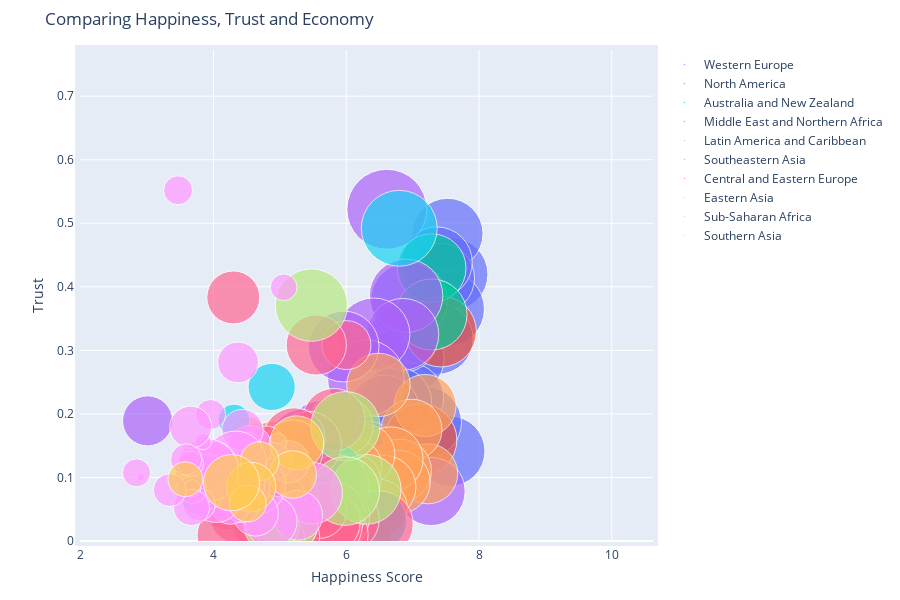

This figure's notebook cell:
### Markdown cell above
The bubble chart describes the relationships between happiness, generosity and economy (size of the bubble). Happiness score is directly proportional to the economy, however when the economy score is high, the generosity variable is not as proportional.

### Code cell
graph = bubbleplot(dataset = df_happiness_index, x_column = 'Happiness Score', y_column = 'Trust (Government Corruption)', 
    bubble_column = 'Country', size_column = 'Economy (GDP per Capita)', color_column = 'Region', 
    x_title = "Happiness Score", y_title = "Trust", title = 'Comparing Happiness, Trust and Economy ',
    x_logscale = False, scale_bubble = 1, height = 600)

py.iplot(graph, config={'scrollzoom': True})

### Figure 1 — Plotly figure (JSON) as saved in the notebook; plotly's stock layout.template omitted (floating-point values rounded to 4 significant figures)
{"data": [{"marker": {"size": [1.397, 1.302, 1.325, 1.459, 1.29, 1.329, 1.332, 1.337, 1.564, 1.336, 1.308, 1.266, 1.328, 1.278, 1.23, 1.207, 1.251, 1.208, 1.208, 1.16, 1.154], "sizemode": "area", "sizeref": 0.0005283}, "mode": "markers", "name": "Western Europe", "text": ["Switzerland", "Iceland", "Denmark", "Norway", "Finland", "Netherlands", "Sweden", "Austria", "Luxembourg", "Ireland", "Belgium", "United Kingdom", "Germany", "France", "Spain", "Malta", "Italy", "North Cyprus", "Cyprus", "Portugal", "Greece"], "type": "scatter", "x": [7.587, 7.561, 7.527, 7.522, 7.406, 7.378, 7.364, 7.2, 6.946, 6.94, 6.937, 6.867, 6.75, 6.575, 6.329, 6.302, 5.948, 5.695, 5.689, 5.102, 4.857], "y": [0.4198, 0.1414, 0.4836, 0.365, 0.4137, 0.3181, 0.4384, 0.1868, 0.378, 0.287, 0.2254, 0.3207, 0.2184, 0.2065, 0.06398, 0.1359, 0.02901, 0.1428, 0.06146, 0.01078, 0.01397]}, {"marker": {"size": [1.326, 1.395], "sizemode": "area", "sizeref": 0.0005283}, "mode": "markers", "name": "North America", "text": ["Canada", "United States"], "type": "scatter", "x": [7.427, 7.119], "y": [0.3296, 0.1589]}, {"marker": {"size": [1.25, 1.334], "sizemode": "area", "sizeref": 0.0005283}, "mode": "markers", "name": "Australia and New Zealand", "text": ["New Zealand", "Australia"], "type": "scatter", "x": [7.286, 7.284], "y": [0.4292, 0.3564]}, {"marker": {"size": [1.229, 1.427, 1.36, 1.69, 1.395, 1.554, 1.324, 1.131, 0.9393, 1.061, 0.902, 0.7348, 1.026, 0.8811, 0.5987, 1.009, 0.9855, 0.8818, 0.5465, 0.6632], "sizemode": "area", "sizeref": 0.0005283}, "mode": "markers", "name": "Middle East and Northern Africa", "text": ["Israel", "United Arab Emirates", "Oman", "Qatar", "Saudi Arabia", "Kuwait", "Bahrain", "Libya", "Algeria", "Turkey", "Jordan", "Morocco", "Lebanon", "Tunisia", "Palestinian Territories", "Iran", "Iraq", "Egypt", "Yemen", "Syria"], "type": "scatter", "x": [7.278, 6.901, 6.853, 6.611, 6.411, 6.295, 5.96, 5.754, 5.605, 5.332, 5.192, 5.013, 4.839, 4.739, 4.715, 4.686, 4.677, 4.194, 4.077, 3.006], "y": [0.07785, 0.3858, 0.3252, 0.5221, 0.3252, 0.2561, 0.306, 0.1102, 0.1738, 0.1575, 0.1429, 0.08546, 0.04582, 0.06358, 0.129, 0.05863, 0.1379, 0.06324, 0.07854, 0.1891]}, {"marker": {"size": [0.9558, 1.021, 0.9812, 1.044, 1.064, 1.107, 1.054, 1.062, 0.9186, 0.9953, 1.212, 0.7645, 0.7455, 0.864, 0.6813, 0.7599, 0.5933, 0.9002, 0.8104, 0.8954, 0.5953, 0.2667], "sizemode": "area", "sizeref": 0.0005283}, "mode": "markers", "name": "Latin America and Caribbean", "text": ["Costa Rica", "Mexico", "Brazil", "Venezuela", "Panama", "Chile", "Argentina", "Uruguay", "Colombia", "Suriname", "Trinidad and Tobago", "El Salvador", "Guatemala", "Ecuador", "Bolivia", "Paraguay", "Nicaragua", "Peru", "Jamaica", "Dominican Republic", "Honduras", "Haiti"], "type": "scatter", "x": [7.226, 7.187, 6.983, 6.81, 6.786, 6.67, 6.574, 6.485, 6.477, 6.269, 6.168, 6.13, 6.123, 5.975, 5.89, 5.878, 5.828, 5.824, 5.709, 4.885, 4.788, 4.518], "y": [0.1058, 0.2131, 0.1752, 0.1107, 0.0927, 0.1287, 0.08484, 0.2456, 0.0512, 0.1363, 0.0114, 0.1178, 0.09472, 0.1809, 0.088, 0.08242, 0.1932, 0.05989, 0.02299, 0.1423, 0.06825, 0.1718]}, {"marker": {"size": [1.522, 0.9669, 1.125, 0.8283, 0.6322, 0.7053, 0.5907, 0.2711, 0.4604], "sizemode": "area", "sizeref": 0.0005283}, "mode": "markers", "name": "Southeastern Asia", "text": ["Singapore", "Thailand", "Malaysia", "Indonesia", "Vietnam", "Philippines", "Laos", "Myanmar", "Cambodia"], "type": "scatter", "x": [6.798, 6.455, 5.77, 5.399, 5.36, 5.073, 4.876, 4.307, 3.819], "y": [0.4921, 0.03187, 0.105, 0, 0.1044, 0.1228, 0.2425, 0.1903, 0.07247]}, {"marker": {"size": [1.179, 0.6324, 1.169, 0.5945, 1.123, 1.185, 1.147, 1.032, 1.126, 1.083, 1.138, 0.8015, 0.9585, 1.152, 0.4743, 1.024, 0.9744, 1.043, 0.9205, 1.113, 0.9185, 0.8787, 0.8322, 1.121, 0.3905, 0.7991, 0.7682, 0.7419, 1.012], "sizemode": "area", "sizeref": 0.0005283}, "mode": "markers", "name": "Central and Eastern Europe", "text": ["Czech Republic", "Uzbekistan", "Slovakia", "Moldova", "Kazakhstan", "Slovenia", "Lithuania", "Belarus", "Poland", "Croatia", "Russia", "Kosovo", "Turkmenistan", "Estonia", "Kyrgyzstan", "Azerbaijan", "Montenegro", "Romania", "Serbia", "Latvia", "Macedonia", "Albania", "Bosnia and Herzegovina", "Hungary", "Tajikistan", "Ukraine", "Armenia", "Georgia", "Bulgaria"], "type": "scatter", "x": [6.505, 6.003, 5.995, 5.889, 5.855, 5.848, 5.833, 5.813, 5.791, 5.759, 5.716, 5.589, 5.548, 5.429, 5.286, 5.212, 5.192, 5.124, 5.123, 5.098, 5.007, 4.959, 4.949, 4.8, 4.786, 4.681, 4.35, 4.297, 4.218], "y": [0.02652, 0.3083, 0.03431, 0.01615, 0.08454, 0.03787, 0.01031, 0.1909, 0.04212, 0.0243, 0.03005, 0.04741, 0.3084, 0.1518, 0.04232, 0.1606, 0.143, 0.00649, 0.02617, 0.06332, 0.05327, 0.06413, 0.00227, 0.02758, 0.1507, 0.02961, 0.039, 0.3833, 0.00872]}, {"marker": {"size": [1.291, 1.271, 1.245, 1.386, 0.8901, 0.8282], "sizemode": "area", "sizeref": 0.0005283}, "mode": "markers", "name": "Eastern Asia", "text": ["Taiwan", "Japan", "South Korea", "Hong Kong", "China", "Mongolia"], "type": "scatter", "x": [6.298, 5.987, 5.984, 5.474, 5.14, 4.874], "y": [0.08129, 0.1806, 0.07857, 0.3712, 0.02781, 0.02666]}, {"marker": {"size": [1.008, 0.6543, 0.4704, 0.1885, 0.08308, 0.3755, 0.7121, 0.9205, 0.5456, 0.271, 0.0712, 0.5211, 0, 0.1907, 0.3302, 0.4541, 0.3647, 0.4402, 0.9936, 0.01604, 0.4225, 0.7578, 0.2607, 0.6787, 0.2391, 0.211, 0.365, 1.06, 0.0694, 0.2852, 0.2082, 0.0785, 0.3419, 0.1742, 0.4653, 0.2581, 0.2221, 0.2867, 0.0153, 0.2087], "sizemode": "area", "sizeref": 0.0005283}, "mode": "markers", "name": "Sub-Saharan Africa", "text": ["Mauritius", "Nigeria", "Zambia", "Somaliland region", "Mozambique", "Lesotho", "Swaziland", "South Africa", "Ghana", "Zimbabwe", "Liberia", "Sudan", "Congo (Kinshasa)", "Ethiopia", "Sierra Leone", "Mauritania", "Kenya", "Djibouti", "Botswana", "Malawi", "Cameroon", "Angola", "Mali", "Congo (Brazzaville)", "Comoros", "Uganda", "Senegal", "Gabon", "Niger", "Tanzania", "Madagascar", "Central African Republic", "Chad", "Guinea", "Ivory Coast", "Burkina Faso", "Rwanda", "Benin", "Burundi", "Togo"], "type": "scatter", "x": [5.477, 5.268, 5.129, 5.057, 4.971, 4.898, 4.867, 4.642, 4.633, 4.61, 4.571, 4.55, 4.517, 4.512, 4.507, 4.436, 4.419, 4.369, 4.332, 4.292, 4.252, 4.033, 3.995, 3.989, 3.956, 3.931, 3.904, 3.896, 3.845, 3.781, 3.681, 3.678, 3.667, 3.656, 3.655, 3.587, 3.465, 3.34, 2.905, 2.839], "y": [0.07521, 0.0403, 0.1247, 0.3993, 0.156, 0.125, 0.0306, 0.08884, 0.04355, 0.08079, 0.06232, 0.1466, 0.07625, 0.1505, 0.08786, 0.1746, 0.05839, 0.2811, 0.1247, 0.06977, 0.05786, 0.07122, 0.1235, 0.1169, 0.199, 0.07267, 0.1071, 0.1109, 0.1564, 0.05747, 0.08124, 0.08289, 0.05269, 0.1214, 0.1792, 0.1283, 0.5519, 0.0801, 0.1006, 0.1073]}, {"marker": {"size": [0.7704, 0.5954, 0.3975, 0.645, 0.36, 0.8352, 0.3198], "sizemode": "area", "sizeref": 0.0005283}, "mode": "markers", "name": "Southern Asia", "text": ["Bhutan", "Pakistan", "Bangladesh", "India", "Nepal", "Sri Lanka", "Afghanistan"], "type": "scatter", "x": [5.253, 5.194, 4.694, 4.565, 4.514, 4.271, 3.575], "y": [0.1545, 0.1046, 0.1257, 0.08492, 0.05907, 0.09179, 0.09719]}], "layout": {"height": 600, "hovermode": "closest", "margin": {"b": 50, "pad": 5, "t": 50}, "showlegend": true, "title": {"text": "Comparing Happiness, Trust and Economy "}, "xaxis": {"autorange": false, "range": [1.987, 10.62], "title": {"text": "Happiness Score"}}, "yaxis": {"autorange": false, "range": [0, 0.7727], "title": {"text": "Trust"}}}}
